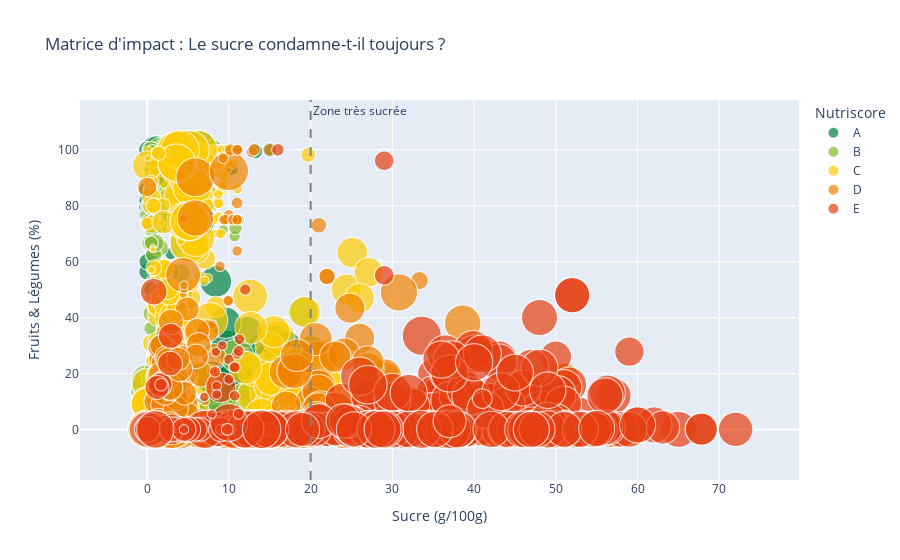

Notebook cell for this chart:
### Code cell
impact_matrix_sugar(df_final).show()

### Figure 1 — Plotly figure (JSON) as saved in the notebook; plotly's stock layout.template omitted (floating-point values rounded to 4 significant figures; data arrays with more than 128 entries replaced by an {"elided": "..."} marker saying what was removed)
{"data": [{"customdata": {"elided": "460x2 str values"}, "hovertemplate": "<b>%{hovertext}</b><br><br>Nutriscore=A<br>Sucre (g/100g)=%{x}<br>Fruits & Légumes (%)=%{y}<br>Energie=%{marker.size}<br>Marque=%{customdata[0]}<br>Category_Label=%{customdata[1]}<extra></extra>", "hovertext": {"elided": "460 str values"}, "legendgroup": "A", "marker": {"color": "#038141", "size": {"elided": "460 float values"}, "sizemode": "area", "sizeref": 0.41, "symbol": "circle"}, "mode": "markers", "name": "A", "showlegend": true, "type": "scattergl", "x": {"elided": "460 float values"}, "xaxis": "x", "y": {"elided": "460 float values"}, "yaxis": "y"}, {"customdata": {"elided": "259x2 str values"}, "hovertemplate": "<b>%{hovertext}</b><br><br>Nutriscore=B<br>Sucre (g/100g)=%{x}<br>Fruits & Légumes (%)=%{y}<br>Energie=%{marker.size}<br>Marque=%{customdata[0]}<br>Category_Label=%{customdata[1]}<extra></extra>", "hovertext": {"elided": "259 str values"}, "legendgroup": "B", "marker": {"color": "#85BB2F", "size": {"elided": "259 float values"}, "sizemode": "area", "sizeref": 0.41, "symbol": "circle"}, "mode": "markers", "name": "B", "showlegend": true, "type": "scattergl", "x": {"elided": "259 float values"}, "xaxis": "x", "y": {"elided": "259 float values"}, "yaxis": "y"}, {"customdata": {"elided": "604x2 str values"}, "hovertemplate": "<b>%{hovertext}</b><br><br>Nutriscore=C<br>Sucre (g/100g)=%{x}<br>Fruits & Légumes (%)=%{y}<br>Energie=%{marker.size}<br>Marque=%{customdata[0]}<br>Category_Label=%{customdata[1]}<extra></extra>", "hovertext": {"elided": "604 str values"}, "legendgroup": "C", "marker": {"color": "#FECB02", "size": {"elided": "604 float values"}, "sizemode": "area", "sizeref": 0.41, "symbol": "circle"}, "mode": "markers", "name": "C", "showlegend": true, "type": "scattergl", "x": {"elided": "604 float values"}, "xaxis": "x", "y": {"elided": "604 float values"}, "yaxis": "y"}, {"customdata": {"elided": "486x2 str values"}, "hovertemplate": "<b>%{hovertext}</b><br><br>Nutriscore=D<br>Sucre (g/100g)=%{x}<br>Fruits & Légumes (%)=%{y}<br>Energie=%{marker.size}<br>Marque=%{customdata[0]}<br>Category_Label=%{customdata[1]}<extra></extra>", "hovertext": {"elided": "486 str values"}, "legendgroup": "D", "marker": {"color": "#EE8100", "size": {"elided": "486 float values"}, "sizemode": "area", "sizeref": 0.41, "symbol": "circle"}, "mode": "markers", "name": "D", "showlegend": true, "type": "scattergl", "x": {"elided": "486 float values"}, "xaxis": "x", "y": {"elided": "486 float values"}, "yaxis": "y"}, {"customdata": {"elided": "454x2 str values"}, "hovertemplate": "<b>%{hovertext}</b><br><br>Nutriscore=E<br>Sucre (g/100g)=%{x}<br>Fruits & Légumes (%)=%{y}<br>Energie=%{marker.size}<br>Marque=%{customdata[0]}<br>Category_Label=%{customdata[1]}<extra></extra>", "hovertext": {"elided": "454 str values"}, "legendgroup": "E", "marker": {"color": "#E63E11", "size": {"elided": "454 float values"}, "sizemode": "area", "sizeref": 0.41, "symbol": "circle"}, "mode": "markers", "name": "E", "showlegend": true, "type": "scattergl", "x": {"elided": "454 float values"}, "xaxis": "x", "y": {"elided": "454 float values"}, "yaxis": "y"}], "layout": {"annotations": [{"showarrow": false, "text": "Zone très sucrée", "x": 20, "xanchor": "left", "xref": "x", "y": 1, "yanchor": "top", "yref": "y domain"}], "legend": {"itemsizing": "constant", "title": {"text": "Nutriscore"}, "tracegroupgap": 0}, "shapes": [{"line": {"color": "gray", "dash": "dash"}, "type": "line", "x0": 20, "x1": 20, "xref": "x", "y0": 0, "y1": 1, "yref": "y domain"}], "title": {"text": "Matrice d'impact : Le sucre condamne-t-il toujours ?"}, "xaxis": {"anchor": "y", "domain": [0, 1], "title": {"text": "Sucre (g/100g)"}}, "yaxis": {"anchor": "x", "domain": [0, 1], "title": {"text": "Fruits & Légumes (%)"}}}}
